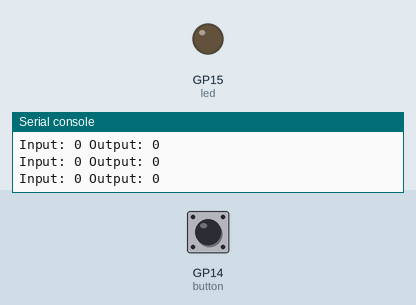
This program was run on a simulated Raspberry Pi Pico running MicroPython. On the bench: output pins drawn as LEDs (lit = HIGH), the last lines printed to the serial console. The inputs (shaded band) are chosen by the test bench; at power-on: GP14 (button) LOW.

Above: at 1.2 s.
1.3 s: GP14 (button) pulled HIGH for 0.6 s
At 1.9 s:
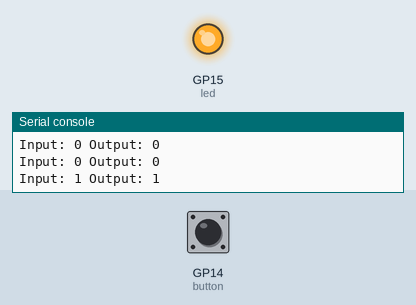
3.5 s: GP14 (button) pulled HIGH for 3.2 s
At 7.8 s:
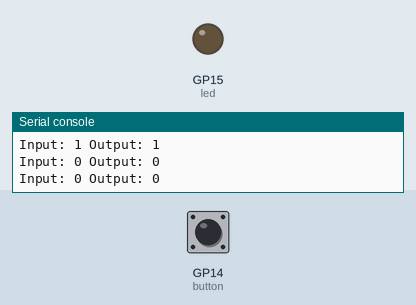
Timing chart, 0 to 9.3 s (numbered marks = the images above; inputs shaded):
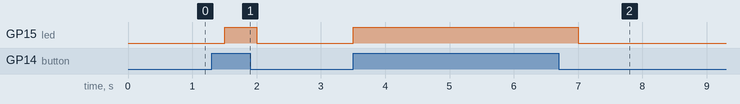

The program:

main.py
```python
from machine import Pin
import time

button = Pin(14, Pin.IN, Pin.PULL_DOWN)
led = Pin(15, Pin.OUT)

while True:
    state = button.value()
    led.value(state)

    print("Input:", state, "Output:", led.value())
    time.sleep(0.5)
```

Measured:
- after the input at 1.3 s, GP15 (led): LOW → HIGH after 0.20 s, → LOW 0.50 s later
- after the input at 3.5 s, GP15 (led): LOW → HIGH at once, → LOW 3.5 s later
